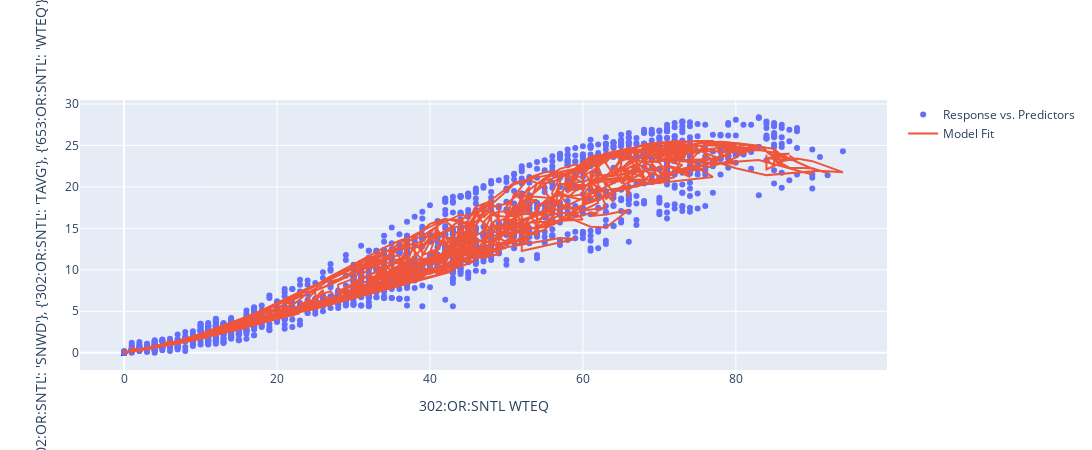

Write notebook code for a chart like this one.
### Code cell
apple.model_fit_fig

### Figure 1 — Plotly figure (JSON) as saved in the notebook; plotly's stock layout.template omitted (floating-point values rounded to 4 significant figures; data arrays with more than 128 entries replaced by an {"elided": "..."} marker saying what was removed)
{"data": [{"hovertext": {"elided": "2573 str values"}, "mode": "markers", "name": "Response vs. Predictors", "type": "scatter", "x": {"elided": "2573 int values"}, "y": {"elided": "2573 float values"}}, {"hovertext": {"elided": "2573 str values"}, "mode": "lines", "name": "Model Fit", "type": "scatter", "x": {"elided": "2573 int values"}, "y": {"elided": "2573 float values"}}], "layout": {"height": 450, "showlegend": true, "width": 1200, "xaxis": {"title": {"text": "302:OR:SNTL WTEQ"}}, "yaxis": {"title": {"text": "[{'302:OR:SNTL': 'SNWD'}, {'302:OR:SNTL': 'TAVG'}, {'653:OR:SNTL': 'WTEQ'}]"}}}}
